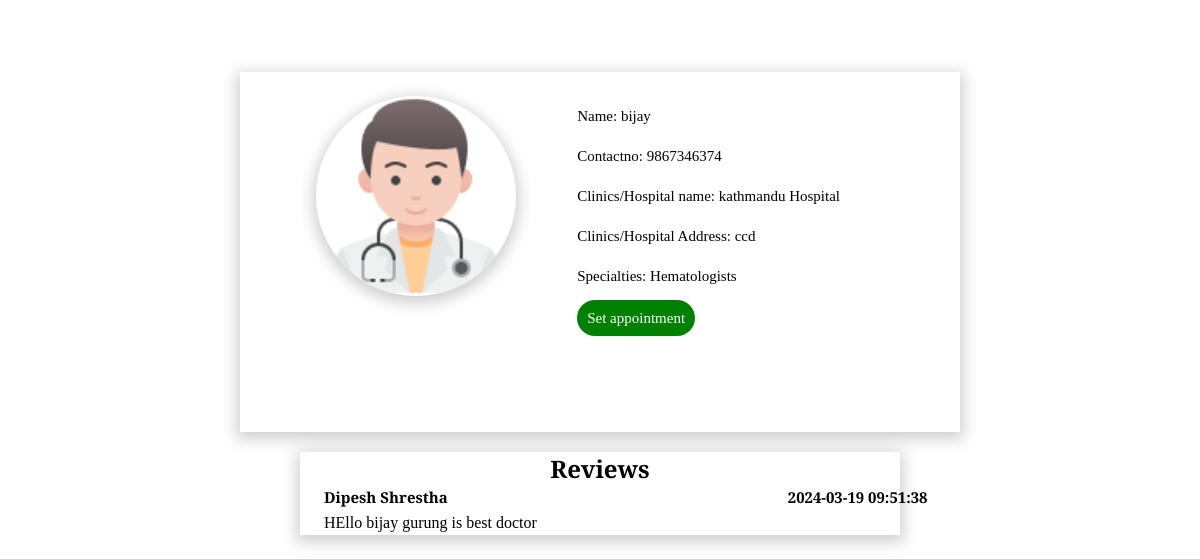
/Book.php?doctor_id=2, run on the app's committed database.
### tables this page shows
CREATE TABLE `doctors` (
  `d_id` int NOT NULL,
  `d_fullname` varchar(255) NOT NULL,
  `d_username` varchar(255) NOT NULL,
  `d_email` varchar(255) NOT NULL,
  `d_phone` bigint NOT NULL,
  `d_password` varchar(255) NOT NULL,
  `d_category` varchar(255) NOT NULL,
  `d_cilinics` varchar(255) NOT NULL,
  `d_clocation` varchar(255) NOT NULL,
  `d_imagesource` varchar(250) NOT NULL,
  `d_image` varchar(200) NOT NULL,
  `d_experienced` int NOT NULL,
  `d_qualification` varchar(200) NOT NULL
);

CREATE TABLE `users` (
  `u_id` int NOT NULL,
  `u_firstname` varchar(50) NOT NULL,
  `u_lastname` varchar(200) NOT NULL,
  `u_username` varchar(50) NOT NULL,
  `u_email` varchar(50) NOT NULL,
  `u_address` varchar(50) NOT NULL,
  `u_phone` bigint NOT NULL,
  `u_password` varchar(255) NOT NULL,
  `u_dob` date NOT NULL
);

CREATE TABLE `review` (
  `r_id` int NOT NULL,
  `d_id` int NOT NULL,
  `u_id` int NOT NULL,
  `r_comment` varchar(200) NOT NULL,
  `r_datetime` datetime NOT NULL DEFAULT CURRENT_TIMESTAMP
);

### classes/doctor_data.php (called while the page is built, shortened)
<?php
class doctorData extends dbh_connection{
    public function get_Doctor_info($doctorid){
        $query = 'SELECT * FROM doctors WHERE d_id=?';
        $stmt = $this->connect()->prepare($query);
        if(!$stmt->execute([$doctorid])){
            header('location:../index.php?stmtfailed');
            exit();
        }
        $doctorData = $stmt->fetchAll();
        return $doctorData;
    }
}
$d_data = new doctorData();
?>

### includes/dbh.inc.php (called while the page is built)
<?php
class dbh_connection{
    protected function connect(){
        try{
            $host = 'localhost';
            $username = 'root';
            $password = 'newpassword';
            $dbname = 'Appointment';
            $pdo = new PDO("mysql:host=$host;dbname=$dbname",$username,$password);
            $pdo->setAttribute(PDO::ATTR_ERRMODE, PDO::ERRMODE_EXCEPTION);
            return $pdo;
        }
        catch(PDOException $e){
            die(''.$e->getMessage());
        }
    }
}
?>

### classes/review_classes.php (called while the page is built, shortened)
<?php
class Review_classes extends dbh_connection{
    public function get_review($doctorid){
        $query = 'SELECT * FROM review WHERE d_id = ?';
        $stmt = $this->connect()->prepare($query);
        if(!$stmt->execute([$doctorid])){
            header("location:../index.php?stmtfailed");
            exit();
        }
        $review = $stmt->fetchAll();
        return $review;
    }
    public function get_fullname($userid){
        $query = 'SELECT u_firstname,u_lastname FROM users WHERE u_id=?';
        $stmt = $this->connect()->prepare($query);
        if(!$stmt->execute([$userid])){
            header("location:../index.php?stmtfailed");
            exit();
        }
        $user_fullname = $stmt->fetchAll();
        return $user_fullname;
    }
}
?>

### Book.php (the view, shortened to what this page needs)
<!DOCTYPE html>
<html lang="en">
<head>
    <link rel="stylesheet" href="css/book.css">
</head>
<body>
    <?php
    require_once ('includes/dbh.inc.php');
    include ('classes/doctor_data.php');
    ?>
    <div class="book_container">
        <?php
          $doctorid = null;
        if (isset ($_GET['doctor_id'])) {
            $doctorid = $_GET['doctor_id'];
            $doctor_info = $d_data->get_Doctor_info($doctorid);
            if ($doctor_info) {
                echo '
    <div class="content">
        <div class="book_content">
            <div class="doctor_img"> ';
                foreach ($doctor_info as $key => $doctor) {
                    $doctorid = $doctor['d_id'];
                    echo '
            <img src=" '. $doctor['d_image'] . '" alt="">
            </div>
            <div class="info">
                <p>Name:' . ' ' . $doctor['d_fullname'] . ' </p>
                <p>Contactno:' . ' ' . $doctor['d_phone'] . '</p>
                <p>Clinics/Hospital name:' . ' ' . $doctor['d_cilinics'] . '</p>
                <p>Clinics/Hospital Address:' . ' ' . $doctor['d_clocation'] . '</p>
                <p>Specialties:' . ' ' . $doctor['d_category'] . '</p>
                <a href="appointment.php?doctor_id=' . $doctorid . '">Set appointment</a>
                </div>
                </div>
                </div>';
                }
            }
        }
        ?>
    <?php
    include 'classes/review_classes.php';
    if($doctorid){
    echo '
        <div id="review_section" class="review_box">
            <h2>Reviews</h2>
            <div class="review_list">';
         $review = new Review_classes();
         $review_data = $review->get_review($doctorid);
         if($review_data){
         foreach ($review_data as $key => $reviews ) {
            $user_id = $reviews['u_id'];
            $user_info = $review->get_fullname($user_id);
             foreach ($user_info as $key => $user_fullname) {
                $user_firstname = $user_fullname['u_firstname'];
                $user_lastname = $user_fullname['u_lastname'];
             }
            }
            echo '
             <p class="name">'.$user_firstname.' '.$user_lastname.' <span id="Date">'.$reviews['r_datetime'].'</span></p>
             <p id="review">'.$reviews['r_comment'].' </p>
             ';
         }
    }
        ?>
            </div>
        </div>
</body>
</html>

### css/book.css (style rules this page uses)
* { margin: 0; padding: 0; font-family: "Roboto Serif", serif; }
body { height: 1000px; }
.content { height: 45vh; width: 60vw; margin: 0 auto; box-shadow: 0px 4px 15px 3px rgba(0,0,0,0.2); }
.book_content { display: flex; margin-left:30%; margin-top: 10% }
.doctor_img > img { position: relative; top: 10%; right: 70%; width: 200px; border-radius: 100px; box-shadow: 0px 4px 15px 3px rgba(0,0,0,0.2); }
.info { line-height: 40px; font-size: 20px; }
.info > p,a { position: relative; top: 10%; right: 30%; }
.info > p { font-size: 15px; }
.info>a { text-decoration: none; background-color: green; color: #fff; border-radius: 20px; font-size: 15px; padding:10px; width: 10px; }
#review_section { width: 50vw; margin: 20px auto; box-shadow: 0px 4px 15px 3px rgba(0,0,0,0.2); }
#review_section h2 { text-align: center; }
.review_list { line-height: 25px; width: 40vw; position: relative; }
.name { position: relative; left: 5%; font-size: 15px; font-weight: bold; }
#Date { position: relative; left: 70%; }
#review { position: relative; left: 5%; top: 10%; }

### data on the page
doctors: d_fullname "bijay", d_phone "9867346374", d_cilinics "kathmandu Hospital", d_clocation "ccd", d_category "Hematologists"
users: u_firstname "Dipesh", u_lastname "Shrestha"
review: r_datetime "2024-03-19 09:51:38", r_comment "HEllo bijay gurung is best doctor"
